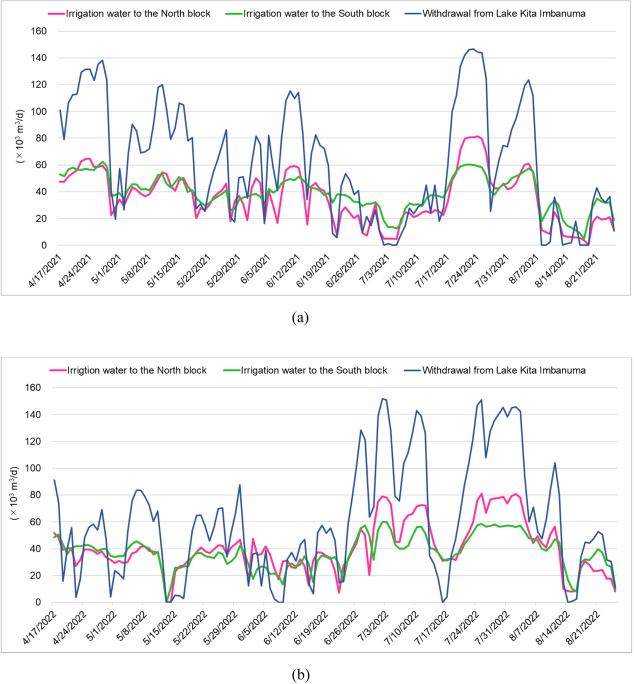
#> input picture data/okura_fig8.png, 1900 x 2051 px (shown at 1/3 size)
$ python digitize_fig8.py
#> lines starting #> are read from the running program, lines starting #| are printed output that depends on the picture
### cyclic/okura.py
"""Everything Okura, Kamei & Kato (2025) report, their equations, and a daily series
interpolated from their tables until the measured series arrive.

    Okura, F., Kamei, A. and Kato, T. (2025). Water balance analysis of hydrological
    processes in cyclic irrigation: a case study of the Imbanuma irrigation area in
    Chiba, Japan. Journal of Hydrology: Regional Studies 57, 102111.

    okura.check_tables(2021)            # do the paper's own tables agree with each other
    okura.interpolate_daily(2021, wx)   # a daily block series consistent with the tables

WHAT THEY MEASURED. Irrigation IR (pump records, m3/d), surface drainage D (ADCP in the
main drainage canal, every 3 h), lake withdrawal W and outflow O (pump records), and
weather (on-site station). Lateral flow Lf was *not* measured: Eq. 3 obtains it as the
residual that closes each block's balance. So only IR and D are observations of what
the farmers did; everything else is arithmetic on them.

WHAT THE TABLES SAY ABOUT THEMSELVES, checked by check_tables():
  * Table 3 has rainfall and lake outflow in each other's rows. Its subtotals only add
    up with R = 4144 and O = 2666 (x10^3 m3) in 2021, which is also what 791 mm over the
    523.9 ha of cyclic blocks gives. The values below are the corrected ones.
  * The prose of Section 3.2.2 gives North irrigation as 15.3 and 17.5 mm/d. Table 4
    gives 1787 and 2043 mm, i.e. 13.6 and 15.6 mm/d, and it is Table 4 that closes
    against Tables 3 and 5 (cyclic irrigation 9,797 + non-cyclic 4,937 = 14,734 x10^3
    m3 supplied). Table 4 is used; the prose figures are kept in TEXT_IRRIGATION_MM_D.
  * Table 6 labels RUE_N as D_N / IR_N, but its values are D_N / IR_N_all -- the whole
    North area's supply, cyclic and non-cyclic (1608 / 6550 = 0.245). Eq. 12 says the
    same, so eq12_rue follows Eq. 12.
  * Table 7's season WUE' for the North block cannot be reproduced from Table 4 under the
    MAFF effective-rainfall rule: it would need more effective rain than 80% of all rain.
    The South block's can. The monthly *shape* of Table 7 is used, rescaled to Table 4.
"""

from __future__ import annotations

import numpy as np
import pandas as pd

CITATION = ("Okura, Kamei & Kato (2025), J. Hydrology: Regional Studies 57, 102111 -- "
            "Shiroyama-Jimbee cyclic irrigation area, Imbanuma, Chiba")

BLOCKS = ("North", "South")
YEARS = (2021, 2022)
# The year runs are compared against by default. 2022 is the drought year: less rain, more
# irrigation, and surface drainage and lateral flow swap places against 2021 (Section 4.1).
COMPARISON_YEAR = 2022
SEASON_DAYS = 131                       # April 17 to August 25 inclusive, both years
MONTHS = {4: "April", 5: "May", 6: "June", 7: "July", 8: "August"}


def season_dates(year):
    return pd.date_range(f"{year}-04-17", periods=SEASON_DAYS, freq="D")


def calendar_dates(year):
    return pd.date_range(f"{year}-01-01", f"{year}-12-31", freq="D")


# --- Table 1: paddy area (ha) ------------------------------------------------------
TABLE1_HA = {
    "North": {"cyclic": 260.4, "non_cyclic": 307.3, "total": 567.7},
    "South": {"cyclic": 263.5, "non_cyclic": 151.7, "total": 415.2},
}


def cyclic_area_m2(block):
    return TABLE1_HA[block]["cyclic"] * 1e4


def non_cyclic_area_m2(block):
    return TABLE1_HA[block]["non_cyclic"] * 1e4


# [25 lines left out: functions ir_ncb_m3, d_ncb_m3, not called in this run]


# --- Table 2: monthly totals at the site weather station (mm) ----------------------
TABLE2_MM = {
    2021: {"rain": {4: 43.2, 5: 72.6, 6: 86.6, 7: 313.2, 8: 275.4},
           "et": {4: 49.8, 5: 102.1, 6: 118.8, 7: 138.6, 8: 112.8}},
    2022: {"rain": {4: 99.2, 5: 114.0, 6: 67.4, 7: 70.2, 8: 59.2},
           "et": {4: 45.1, 5: 123.3, 6: 137.2, 7: 159.3, 8: 126.5}},
}

# --- Table 3: whole study site (x10^3 m3), R and O rows corrected -------------------
TABLE3_1000M3 = {
    2021: {"W": 8114, "R": 4144, "O": 2666, "ET": 2735, "IR_ncb": 4937, "dWB": 1919},
    2022: {"W": 7955, "R": 2148, "O": 848, "ET": 3099, "IR_ncb": 5172, "dWB": 984},
}

# --- Table 4: cyclic block water balance, season totals (mm) -------------------------
TABLE4_MM = {
    ("North", 2021): {"rain": 791, "irrigation": 1787, "et": 522, "drainage": 618, "lateral": 1438},
    ("North", 2022): {"rain": 410, "irrigation": 2043, "et": 591, "drainage": 1010, "lateral": 851},
    ("South", 2021): {"rain": 791, "irrigation": 1952, "et": 522, "drainage": 859, "lateral": 1363},
    ("South", 2022): {"rain": 410, "irrigation": 1868, "et": 591, "drainage": 770, "lateral": 917},
}

# Section 3.2.2 prose, kept because it disagrees with Table 4 for the North block.
TEXT_IRRIGATION_MM_D = {("North", 2021): 15.3, ("North", 2022): 17.5,
                        ("South", 2021): 14.9, ("South", 2022): 14.2}

# --- Table 5: irrigation pumping station (x10^3 m3 over the season) -----------------
TABLE5_1000M3 = {
    2021: {"W": 8114, "D_North": 1608, "D_South": 2262, "O": 2666, "IR_all_North": 6550,
           "IR_all_South": 8184, "LFV_pump": 5416, "LfA_North": 3744, "LfA_South": 3591,
           "dWB": 1919},
    2022: {"W": 7955, "D_North": 2631, "D_South": 2029, "O": 848, "IR_all_North": 7425,
           "IR_all_South": 7989, "LFV_pump": 3647, "LfA_North": 2216, "LfA_South": 2416,
           "dWB": 984},
}

# --- Table 6: reuse ratios -----------------------------------------------------------
TABLE6 = {
    2021: {"lake_ratio": 0.37, "LUE": 0.37, "RUE_all": 0.26, "RUE_North": 0.25,
           "RUE_South": 0.28, "SDR": 0.42},
    2022: {"lake_ratio": 0.46, "LUE": 0.24, "RUE_all": 0.30, "RUE_North": 0.35,
           "RUE_South": 0.25, "SDR": 0.56},
}

# --- Table 7: monthly WUE' (%) -------------------------------------------------------
TABLE7_WUE_PCT = {
    ("North", 2021): {4: 18.1, 5: 24.1, 6: 34.2, 7: 24.5, 8: 45.7, "season": 28.1},
    ("North", 2022): {4: 39.2, 5: 49.4, 6: 60.1, 7: 28.5, 8: 44.0, "season": 41.1},
    ("South", 2021): {4: 21.8, 5: 28.8, 6: 32.8, 7: 33.2, 8: 41.1, "season": 31.9},
    ("South", 2022): {4: 25.6, 5: 45.0, 6: 50.2, 7: 38.7, 8: 52.7, "season": 43.0},
}

# Section 2.5: mid-summer drainage "in June by stopping irrigation for approximately two
# weeks". The paper gives no dates; mid-June is an assumption, and a learnable one.
MIDSUMMER_START = "06-10"
MIDSUMMER_DAYS = 14


# --- the equations -------------------------------------------------------------------

# [6 lines left out: function effective_rain_mm, not called in this run]


def eq1_storage_change(W, O, R_mm, ET_mm, area_cyclic_m2, IR_ncb):
    """dWB = W - O + (R - ETc)(A_N + A_S)/1000 - IR_N_ncb - IR_S_ncb   [m3]"""
    return W - O + (R_mm - ET_mm) * area_cyclic_m2 / 1000.0 - IR_ncb


def eq3_lateral_mm(IR_m3, area_m2, R_mm, D_mm, ET_mm):
    """Lf_i = 1000 IR_i / A_i + R - D_i - ETc   [mm]: the residual, not a measurement."""
    return 1000.0 * IR_m3 / area_m2 + R_mm - D_mm - ET_mm


# [4 lines left out: function eq6_lfv_pump, not called in this run]


def eq7_storage_change(LfA_North_m3, LfA_South_m3, LFV_pump):
    """dWB = A_N Lf_N/1000 + A_S Lf_S/1000 - LFV_pump   [m3]"""
    return LfA_North_m3 + LfA_South_m3 - LFV_pump


# [10 lines left out: functions eq10_wue_pct, eq11_wue_prime_pct, not called in this run]


def eq12_rue(D_m3, IR_all_m3):
    """RUE_i = D_i A_i / (1000 IR_all_i): drainage coming back over what the area got."""
    return D_m3 / IR_all_m3 if IR_all_m3 > 0 else float("nan")


def eq13_rue_all(D_North_m3, D_South_m3, IR_all_North, IR_all_South):
    total = IR_all_North + IR_all_South
    return (D_North_m3 + D_South_m3) / total if total > 0 else float("nan")


# [4 lines left out: function eq14_lue, not called in this run]


def lake_ratio(W, O, IR_all):
    """Table 6, (W - O) / IR_all: the share of supply that is net lake water."""
    return (W - O) / IR_all if IR_all > 0 else float("nan")


# [160 lines left out: functions surface_drainage_ratio, check_tables, _spread, interpolate_daily, not called in this run]

### tools/digitize_fig8.py
"""Digitize Okura et al. (2025) Fig. 8 into a daily series.

    python tools/digitize_fig8.py [path to the paper's PDF]

Fig. 8 plots, per day of the 131-day irrigation period, the irrigation water pumped to the
North and South cyclic blocks and the withdrawal from Lake Kita-Imbanuma, in x10^3 m3/d --
panel (a) 2021, panel (b) 2022. These are the pump records: the observed irrigation the
environment should be scored against.

HOW
  * the figure image is taken straight out of the PDF (page 15) and cached in data/
  * the y scale comes from the light-grey gridlines (0 to 160 in steps of 20), fitted
  * each series is picked out by colour: pink North, green South, blue withdrawal
  * the x scale is the extent of the lines: the first point is April 17, the last August 25
  * at each day the line's row is read at that column; where the day is a peak or a trough
    (both neighbours on the same side) the line's top or bottom edge is used instead of its
    middle, so spikes are not flattened by the line's own thickness
  * a day hidden under another series is interpolated from its neighbours

CHECKS, printed: the season totals against Table 4 x Table 1 area (irrigation) and Table 5
(withdrawal); and outputs/digitized_fig8_check.png, the digitized points drawn over the image.

Writes data/observed/okura_fig8_daily.csv: date, year, irrigation_North_m3,
irrigation_South_m3, withdrawal_m3 (per day), and whether each value was interpolated.
"""

import io
import os
import sys

import numpy as np
import pandas as pd
from PIL import Image

HERE = os.path.dirname(os.path.abspath(__file__))
PROJECT = os.path.dirname(HERE)
DATA = os.path.join(PROJECT, "data")
OUTPUTS = os.path.join(PROJECT, "outputs")
sys.path.insert(0, PROJECT)

from cyclic import okura  # noqa: E402

PDF = (r"C:\Users\psypc2\OneDrive - The University of Nottingham\Desktop\Water balance analysis of "
       r"hydrological processes in cyclic irrigation a case study of the Imbanuma irrigation area in Chiba Japan.pdf")
PAGE = 15
YEARS = (2021, 2022)
TICKS = np.arange(160, -1, -20)            # gridlines from the top down, x10^3 m3/d
SERIES = ("irrigation_North", "irrigation_South", "withdrawal")


def figure_image(pdf):
    cache = os.path.join(DATA, "okura_fig8.png")
    if not os.path.exists(cache):
        import pypdf

        image = pypdf.PdfReader(pdf).pages[PAGE - 1].images[0]
        Image.open(io.BytesIO(image.data)).convert("RGB").save(cache)
    return np.asarray(Image.open(cache).convert("RGB"))


def hsv(rgb):
    a = rgb.astype(float) / 255.0
    top, bottom = a.max(-1), a.min(-1)
    delta = top - bottom
    safe = np.where(delta > 0, delta, 1.0)
    r, g, b = a[..., 0], a[..., 1], a[..., 2]
    hue = np.select([top == r, top == g], [((g - b) / safe) % 6, (b - r) / safe + 2], (r - g) / safe + 4) * 60.0
    hue = np.where(delta > 0, hue, 0.0)
    sat = np.where(top > 0, delta / np.where(top > 0, top, 1.0), 0.0)
    return hue, sat, top


def colour_masks(rgb):
    hue, sat, val = hsv(rgb)
    coloured = (sat > 0.35) & (val > 0.25)
    series = {
        "irrigation_North": coloured & (hue > 300) & (hue < 350),
        "irrigation_South": coloured & (hue > 70) & (hue < 160),
        "withdrawal": coloured & (hue > 195) & (hue < 245),
    }
    grey = (sat < 0.08) & (val > 0.70) & (val < 0.95)
    return series, grey


def runs(indices):
    """Consecutive runs in a sorted index array, as (start, end) pairs."""
    if len(indices) == 0:
        return []
    breaks = np.flatnonzero(np.diff(indices) > 1)
    starts = np.r_[indices[0], indices[breaks + 1]]
    ends = np.r_[indices[breaks], indices[-1]]
    return list(zip(starts, ends))


def gridline_rows(grey, width):
    left, right = int(0.12 * width), int(0.95 * width)
    rows = np.flatnonzero(grey[:, left:right].mean(axis=1) > 0.5)
    # The figure's frame is grey all the way to the left edge; gridlines start after the labels.
    rows = rows[~grey[rows, int(0.02 * width)]]
    # A gridline crossed by a steep series can come out as two runs a pixel or two apart.
    merged = []
    for centre in ((a + b) / 2.0 for a, b in runs(rows)):
        if merged and centre - merged[-1][-1] <= 4:
            merged[-1].append(centre)
        else:
            merged.append([centre])
    return np.array([np.mean(group) for group in merged])


def panels(centres):
    """Split gridline rows into the two panels by the large gap between them."""
    gaps = np.diff(centres)
    cut = np.argmax(gaps)
    groups = [centres[:cut + 1], centres[cut + 1:]]
    for group in groups:
        if len(group) != len(TICKS):
            raise SystemExit(f"expected {len(TICKS)} gridlines per panel, found {len(group)}: {group}")
    return groups


def trace(mask, x0, x1, days):
    """One value (a row) per day for one series' mask."""
    xs = x0 + (x1 - x0) * np.arange(days) / (days - 1)
    step = (x1 - x0) / (days - 1)

    def rows_at(x, spread=1):
        col = int(round(x))
        return np.flatnonzero(mask[:, max(col - spread, 0):col + spread + 1].any(axis=1))

    def middle(x):
        ys = rows_at(x, 0)
        return np.median(ys) if ys.size else np.nan

    # Line half-thickness, from columns where the line is flat.
    widths = []
    for x in np.linspace(x0, x1, 400):
        ys = rows_at(x, 0)
        if 0 < ys.size < 12 and ys.max() - ys.min() == ys.size - 1:
            widths.append(ys.size)
    half = (np.median(widths) if widths else 4.0) / 2.0

    rows, hidden = np.full(days, np.nan), np.zeros(days, dtype=bool)
    for day, x in enumerate(xs):
        ys = rows_at(x)
        if ys.size == 0:
            hidden[day] = True
            continue
        mid = np.median(ys)
        left = middle(x - step / 3) if day > 0 else np.nan
        right = middle(x + step / 3) if day < days - 1 else np.nan
        if np.isfinite(left) and np.isfinite(right) and left > mid and right > mid:
            rows[day] = ys.min() + half          # a peak: its top edge
        elif np.isfinite(left) and np.isfinite(right) and left < mid and right < mid:
            rows[day] = ys.max() - half          # a trough: its bottom edge
        else:
            rows[day] = mid
    if hidden.any():
        known = np.flatnonzero(~hidden)
        rows[hidden] = np.interp(np.flatnonzero(hidden), known, rows[known])
    return xs, rows, hidden


def main(pdf=PDF):
    rgb = figure_image(pdf)
#> in figure_image, returned value is the input picture: shape (2051, 1900, 3); mean R, G, B 243.8, 243.7, 245.1
    height, width, _ = rgb.shape
    series_masks, grey = colour_masks(rgb)
#> in hsv, `top, bottom = a.max(-1), a.min(-1)`:
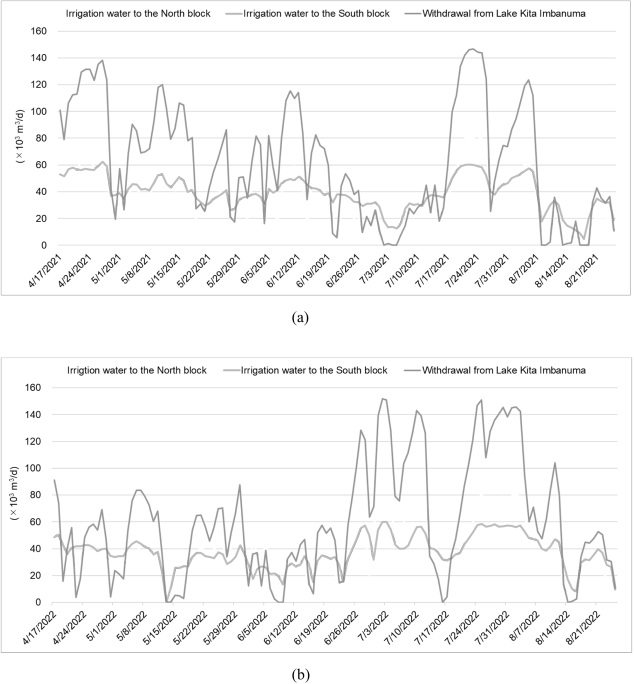
#> top: shape (2051, 1900) float64 (shown at 1/3 size); min 0, max 1, mean 0.97
#> in hsv, `delta = top - bottom`:
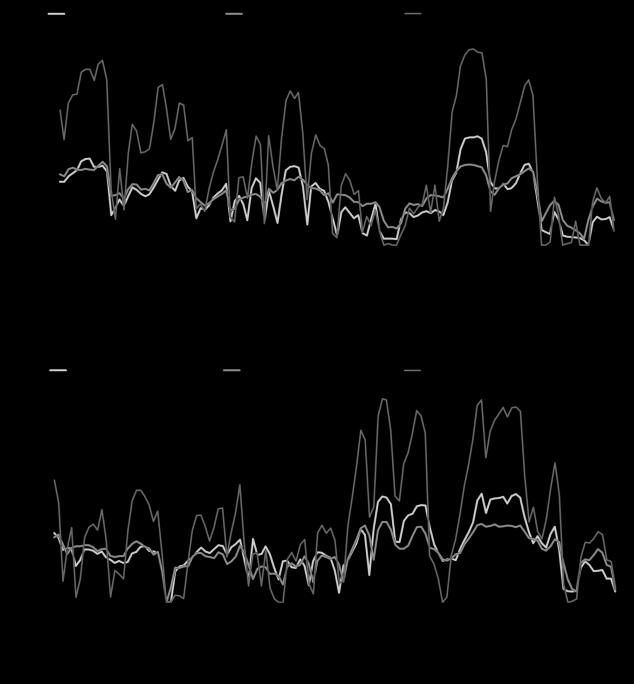
#> delta: shape (2051, 1900) float64 (shown at 1/3 size); min 0, max 0.894, mean 0.0214
#> in hsv, `safe = np.where(delta > 0, delta, 1.0)`:
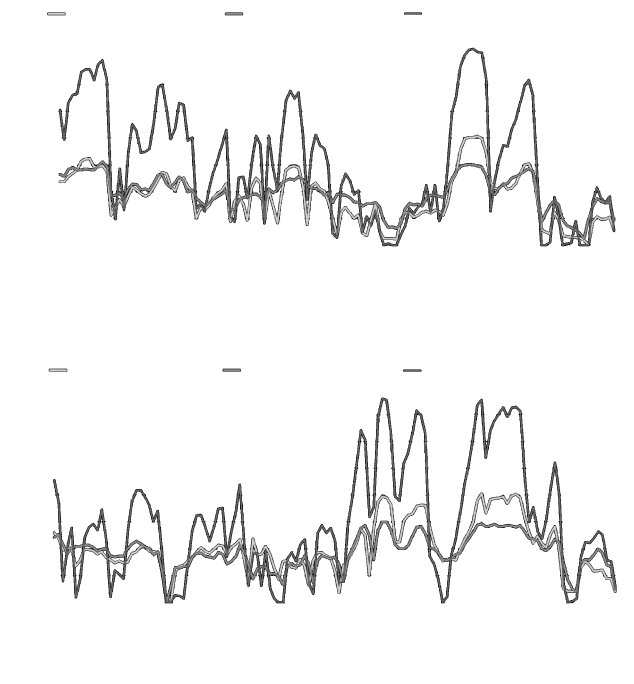
#> safe: shape (2051, 1900) float64 (shown at 1/3 size); min 0.00392, max 1, mean 0.959
#> in hsv, `r, g, b = a[..., 0], a[..., 1], a[..., 2]`:
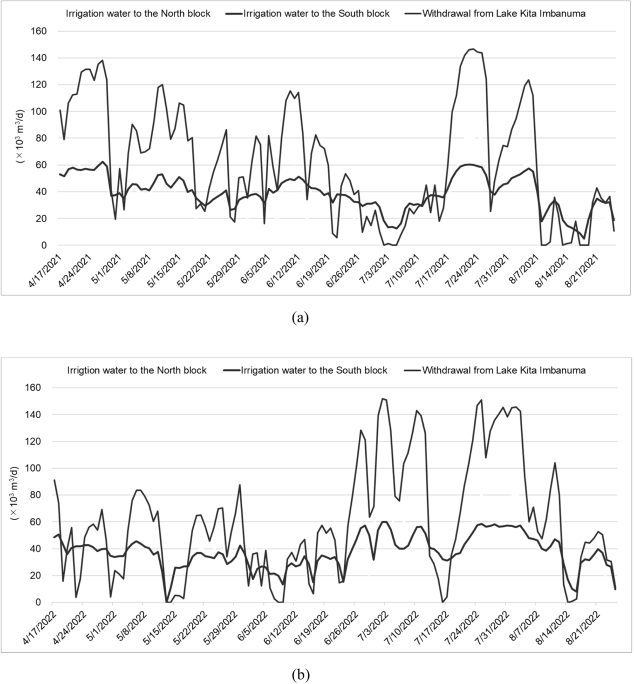
#> r: shape (2051, 1900) float64 (shown at 1/3 size); min 0, max 1, mean 0.956
#> in hsv, `r, g, b = a[..., 0], a[..., 1], a[..., 2]`:
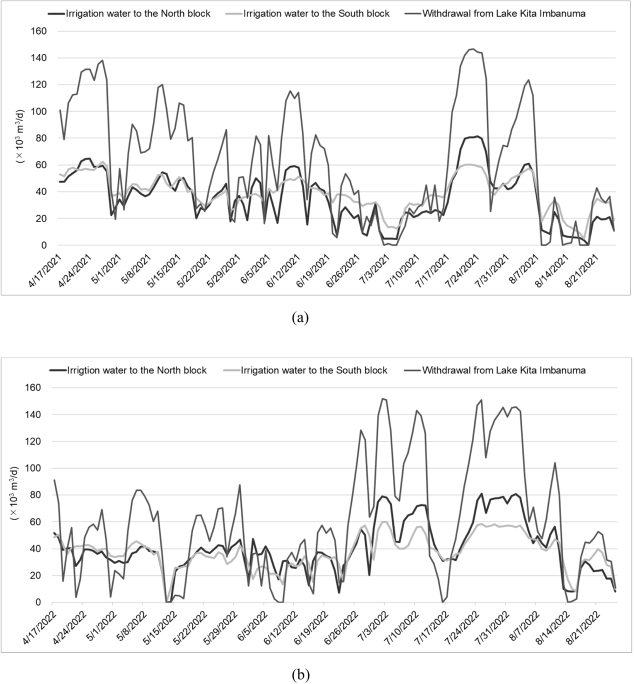
#> g: shape (2051, 1900) float64 (shown at 1/3 size); min 0, max 1, mean 0.956
#> in hsv, `r, g, b = a[..., 0], a[..., 1], a[..., 2]`:
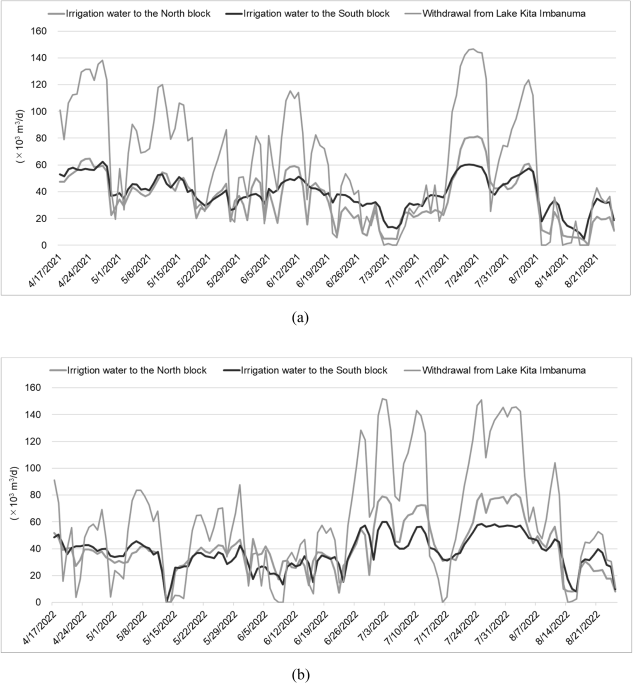
#> b: shape (2051, 1900) float64 (shown at 1/3 size); min 0, max 1, mean 0.961
#> in hsv, `hue = np.select([top == r, top == g], [((g - b) / safe) % 6, (b - r) /..`:
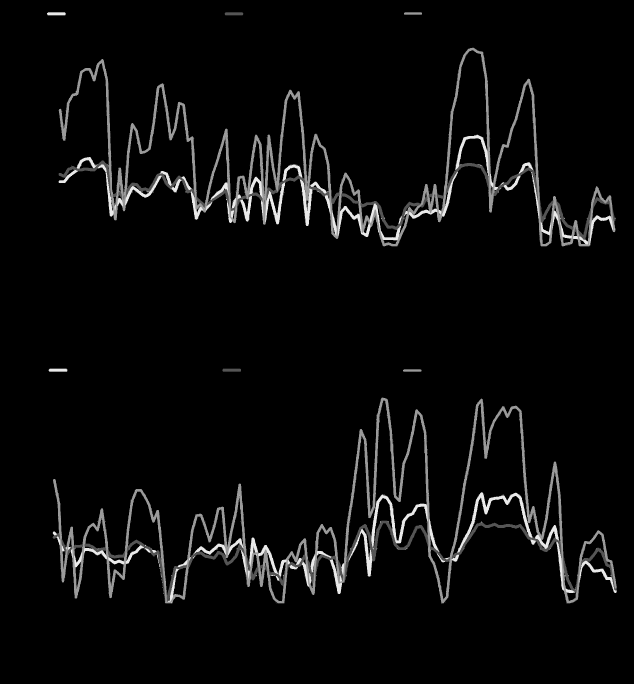
#> hue: shape (2051, 1900) float64 (shown at 1/3 size); min 0, max 359.1, mean 13.9; drawn with min black and max white
#> (the rest of the program and of its run is left out)
